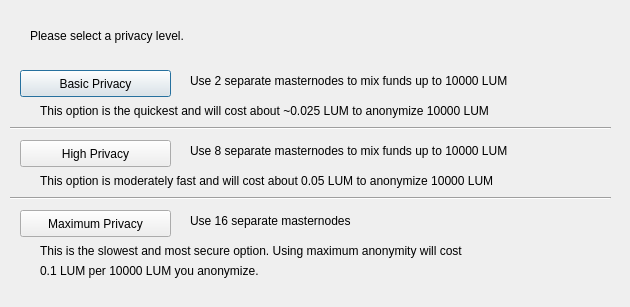
<?xml version="1.0" encoding="UTF-8"?>
<ui version="4.0">
 <class>ObfuscationConfig</class>
 <widget class="QDialog" name="ObfuscationConfig">
  <property name="geometry">
   <rect>
    <x>0</x>
    <y>0</y>
    <width>630</width>
    <height>307</height>
   </rect>
  </property>
  <property name="windowTitle">
   <string>Configure Obfuscation</string>
  </property>
  <widget class="QPushButton" name="buttonBasic">
   <property name="geometry">
    <rect>
     <x>20</x>
     <y>70</y>
     <width>151</width>
     <height>27</height>
    </rect>
   </property>
   <property name="text">
    <string>Basic Privacy</string>
   </property>
  </widget>
  <widget class="QPushButton" name="buttonHigh">
   <property name="geometry">
    <rect>
     <x>20</x>
     <y>140</y>
     <width>151</width>
     <height>27</height>
    </rect>
   </property>
   <property name="text">
    <string>High Privacy</string>
   </property>
  </widget>
  <widget class="QPushButton" name="buttonMax">
   <property name="geometry">
    <rect>
     <x>20</x>
     <y>210</y>
     <width>151</width>
     <height>27</height>
    </rect>
   </property>
   <property name="text">
    <string>Maximum Privacy</string>
   </property>
  </widget>
  <widget class="QLabel" name="label">
   <property name="geometry">
    <rect>
     <x>30</x>
     <y>20</y>
     <width>571</width>
     <height>31</height>
    </rect>
   </property>
   <property name="text">
    <string>Please select a privacy level.</string>
   </property>
  </widget>
  <widget class="QLabel" name="label_2">
   <property name="geometry">
    <rect>
     <x>190</x>
     <y>70</y>
     <width>421</width>
     <height>21</height>
    </rect>
   </property>
   <property name="text">
    <string>Use 2 separate masternodes to mix funds up to 10000 LUM</string>
   </property>
  </widget>
  <widget class="QLabel" name="label_3">
   <property name="geometry">
    <rect>
     <x>190</x>
     <y>140</y>
     <width>411</width>
     <height>21</height>
    </rect>
   </property>
   <property name="text">
    <string>Use 8 separate masternodes to mix funds up to 10000 LUM</string>
   </property>
  </widget>
  <widget class="QLabel" name="label_4">
   <property name="geometry">
    <rect>
     <x>190</x>
     <y>210</y>
     <width>421</width>
     <height>21</height>
    </rect>
   </property>
   <property name="text">
    <string>Use 16 separate masternodes</string>
   </property>
  </widget>
  <widget class="QLabel" name="label_6">
   <property name="geometry">
    <rect>
     <x>40</x>
     <y>100</y>
     <width>561</width>
     <height>21</height>
    </rect>
   </property>
   <property name="text">
    <string>This option is the quickest and will cost about ~0.025 LUM to anonymize 10000 LUM</string>
   </property>
  </widget>
  <widget class="QLabel" name="label_7">
   <property name="geometry">
    <rect>
     <x>40</x>
     <y>170</y>
     <width>561</width>
     <height>21</height>
    </rect>
   </property>
   <property name="text">
    <string>This option is moderately fast and will cost about 0.05 LUM to anonymize 10000 LUM</string>
   </property>
  </widget>
  <widget class="QLabel" name="label_8">
   <property name="geometry">
    <rect>
     <x>40</x>
     <y>240</y>
     <width>561</width>
     <height>21</height>
    </rect>
   </property>
   <property name="text">
    <string>This is the slowest and most secure option. Using maximum anonymity will cost</string>
   </property>
  </widget>
  <widget class="QLabel" name="label_9">
   <property name="geometry">
    <rect>
     <x>40</x>
     <y>260</y>
     <width>561</width>
     <height>21</height>
    </rect>
   </property>
   <property name="text">
    <string>0.1 LUM per 10000 LUM you anonymize.</string>
   </property>
  </widget>
  <widget class="Line" name="line">
   <property name="geometry">
    <rect>
     <x>10</x>
     <y>120</y>
     <width>601</width>
     <height>16</height>
    </rect>
   </property>
   <property name="orientation">
    <enum>Qt::Horizontal</enum>
   </property>
  </widget>
  <widget class="Line" name="line_2">
   <property name="geometry">
    <rect>
     <x>10</x>
     <y>190</y>
     <width>601</width>
     <height>16</height>
    </rect>
   </property>
   <property name="orientation">
    <enum>Qt::Horizontal</enum>
   </property>
  </widget>
 </widget>
 <resources/>
 <connections/>
</ui>
